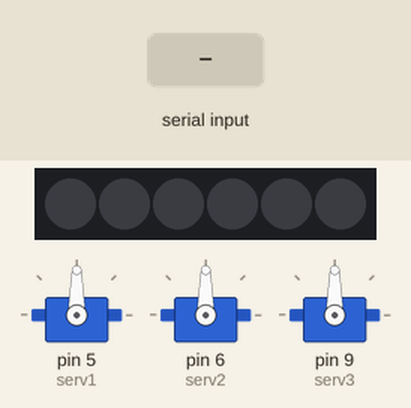
Simulated run of this sketch. Board: Arduino Uno, built with avr-gcc and run on an emulated ATmega328P. On the bench: 3 × servo, 6 RGB LEDs in strip order, left to right. The inputs (shaded band) are chosen by the test bench.

Above: at 1.2 s.
1.3 s: "a" received over Serial
At 3.5 s:
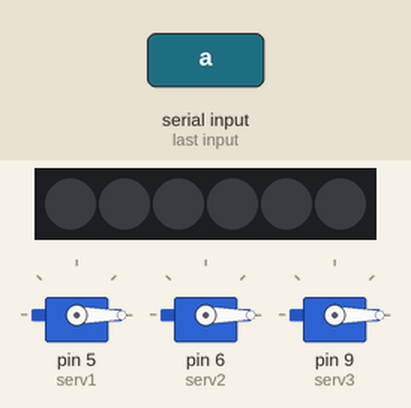
4.0 s: "z" received over Serial
At 5.5 s:
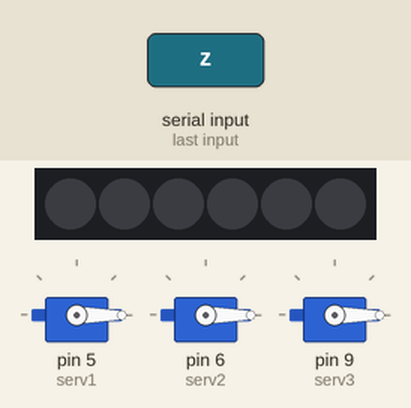
6.7 s: "r" received over Serial
At 9.6 s:
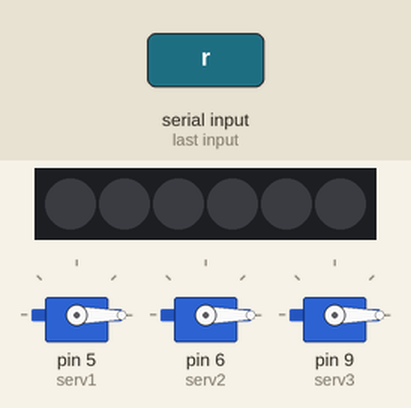
Timing chart, 0 to 11.1 s (numbered marks = the images above; inputs shaded):
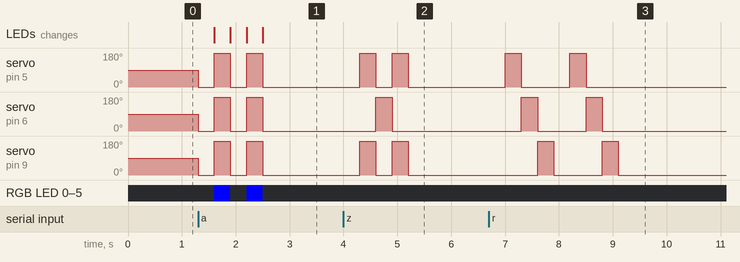

Measured:
- after the input at 1.3 s, servo on pin 5 (serv1), servo on pin 6 (serv2): alternates 180° for 0.30 s and 0° for 0.30 s, 5 changes in all, then stays 0°, starting at once
- after the input at 4.0 s, servo on pin 5 (serv1), servo on pin 9 (serv3): alternates 180° for 0.30 s and 0° for 0.30 s, 4 changes in all, then stays 0°, starting after 0.30 s; servo on pin 6 (serv2): 0° → 180° after 0.60 s, → 0° 0.30 s later
- after the input at 6.7 s, servo on pin 5 (serv1): alternates 180° for 0.30 s and 0° for 0.90 s, 4 changes in all, then stays 0°, starting after 0.30 s; servo on pin 6 (serv2): alternates 180° for 0.30 s and 0° for 0.90 s, 4 changes in all, then stays 0°, starting after 0.60 s

The sketch:

get_orders.ino
```cpp
#include <string.h> // we'll need this for subString
#define MAX_STRING_LEN 20 // like 3 lines above, change as needed.

#include <Servo.h>

Servo serv1;
Servo serv2;
Servo serv3;

// code nécessaire au fonctionne ment des leds
#include <FastLED.h>
#define NUM_LEDS 6
CRGBArray<NUM_LEDS> leds;

int wait = 300;
int down = 0;
int up = 180;

void setup() {

  serv1.attach(5);
  serv2.attach(6);
  serv3.attach(9);

  Serial.begin(9600);
  FastLED.addLeds<NEOPIXEL, 10>(leds, NUM_LEDS);
}

void loop() {

  if (Serial.available() > 0) { //makes sure something is ready to be read
    // cette partie de code permet de recomposer le message provenant de processing
    static int bufpos = 0; //starts the buffer back at the first position in the incoming serial.read
    char val = Serial.read(); //assigns one byte (as serial.read()'s only input one byte at a time

    if (val == 'a'){
        notif();
      }
      else if (val == 'z'){
        enter();
      }
      else if (val == 'e'){

        out();
      } else if (val == 'r'){
        wave_down();
      }
  }
}


void notif(){
  serv1.write(down);
  serv2.write(down);
  serv3.write(down);

  delay(wait);
  serv1.write(up);
  serv2.write(up);
  serv3.write(up);

  for (int i = 0; i < NUM_LEDS; i++) {
    leds[i] = CRGB(0, 0, 255);
  }
  FastLED.show(); // on actualise le ruban de led

  delay(wait);
  serv1.write(down);
  serv2.write(down);
  serv3.write(down);

  for (int i = 0; i < NUM_LEDS; i++) {
    leds[i] = CRGB(0, 0, 0);
  }
  FastLED.show(); // on actualise le ruban de led
  delay(wait);
  serv1.write(up);
  serv2.write(up);
  serv3.write(up);

  for (int i = 0; i < NUM_LEDS; i++) {
    leds[i] = CRGB(0, 0, 255);
  }
  FastLED.show(); // on actualise le ruban de led
  delay(wait);
  serv1.write(down);
  serv2.write(down);
  serv3.write(down);

  for (int i = 0; i < NUM_LEDS; i++) {
    leds[i] = CRGB(0, 0, 0);
  }
  FastLED.show(); // on actualise le ruban de led
}

void enter(){
  serv1.write(down);
  serv2.write(down);
  serv3.write(down);

  delay(wait);
  serv1.write(up);
  serv3.write(up);

  leds[0] = CRGB(0, 0, 255);
  leds[1] = CRGB(0, 0, 255);
  leds[4] = CRGB(0, 0, 255);
  leds[5] = CRGB(0, 0, 255);
  delay(wait);
  serv1.write(down);
  serv2.write(up);
  serv3.write(down);

  leds[0] = CRGB(0, 0, 0);
  leds[1] = CRGB(0, 0, 0);
  leds[2] = CRGB(0, 0, 255);
  leds[3] = CRGB(0, 0, 255);
  leds[4] = CRGB(0, 0, 0);
  leds[5] = CRGB(0, 0, 0);

  delay(wait);
  serv1.write(up);
  serv2.write(down);
  serv3.write(up);

  leds[0] = CRGB(0, 0, 255);
  leds[1] = CRGB(0, 0, 255);
  leds[2] = CRGB(0, 0, 0);
  leds[3] = CRGB(0, 0, 0);
  leds[4] = CRGB(0, 0, 255);
  leds[5] = CRGB(0, 0, 255);
  delay(wait);
  serv1.write(down);
  serv2.write(down);
  serv3.write(down);

  leds[0] = CRGB(0, 0, 0);
  leds[1] = CRGB(0, 0, 0);
  leds[4] = CRGB(0, 0, 0);
  leds[5] = CRGB(0, 0, 0);
}

void out(){
  serv1.write(down);
  serv2.write(down);
  serv3.write(down);

  delay(wait);
  serv2.write(up);
  leds[2] = CRGB(0, 0, 255);
  leds[3] = CRGB(0, 0, 255);

  delay(wait);
  serv1.write(up);
  serv3.write(up);
  serv2.write(down);
  leds[0] = CRGB(0, 0, 255);
  leds[1] = CRGB(0, 0, 255);
  leds[2] = CRGB(0, 0, 0);
  leds[3] = CRGB(0, 0, 0);
  leds[4] = CRGB(0, 0, 255);
  leds[5] = CRGB(0, 0, 255);
  delay(wait);
  serv1.write(down);
  serv2.write(up);
  serv3.write(down);

  leds[0] = CRGB(0, 0, 0);
  leds[1] = CRGB(0, 0, 0);
  leds[2] = CRGB(0, 0, 255);
  leds[3] = CRGB(0, 0, 255);
  leds[4] = CRGB(0, 0, 0);
  leds[5] = CRGB(0, 0, 0);
  delay(wait);
  serv1.write(down);
  serv2.write(down);
  serv3.write(down);

  leds[2] = CRGB(0, 0, 0);
  leds[3] = CRGB(0, 0, 0);
}

void wave_down(){
  serv1.write(down);
  serv2.write(down);
  serv3.write(down);

  delay(wait);
  serv1.write(up);
  leds[0] = CRGB(0, 0, 255);
  leds[1] = CRGB(0, 0, 255);
  delay(wait);
  serv1.write(down);
  serv2.write(up);
  leds[0] = CRGB(0, 0, 0);
  leds[1] = CRGB(0, 0, 0);
  leds[2] = CRGB(0, 0, 255);
  leds[3] = CRGB(0, 0, 255);
  delay(wait);
  serv2.write(down);
  serv3.write(up);
  leds[0] = CRGB(0, 0, 0);
  leds[3] = CRGB(0, 0, 0);
  leds[4] = CRGB(0, 0, 255);
  leds[5] = CRGB(0, 0, 255);
  delay(wait);
  serv3.write(down);
  leds[4] = CRGB(0, 0, 0);
  leds[5] = CRGB(0, 0, 0);

  delay(wait);
  serv1.write(up);
  leds[0] = CRGB(0, 0, 255);
  leds[1] = CRGB(0, 0, 255);
  delay(wait);
  serv1.write(down);
  serv2.write(up);
  leds[0] = CRGB(0, 0, 0);
  leds[1] = CRGB(0, 0, 0);
  leds[2] = CRGB(0, 0, 255);
  leds[3] = CRGB(0, 0, 255);
  delay(wait);
  serv2.write(down);
  serv3.write(up);
  leds[0] = CRGB(0, 0, 0);
  leds[3] = CRGB(0, 0, 0);
  leds[4] = CRGB(0, 0, 255);
  leds[5] = CRGB(0, 0, 255);
  delay(wait);
  serv3.write(down);
  leds[4] = CRGB(0, 0, 0);
  leds[5] = CRGB(0, 0, 0);
}
```
